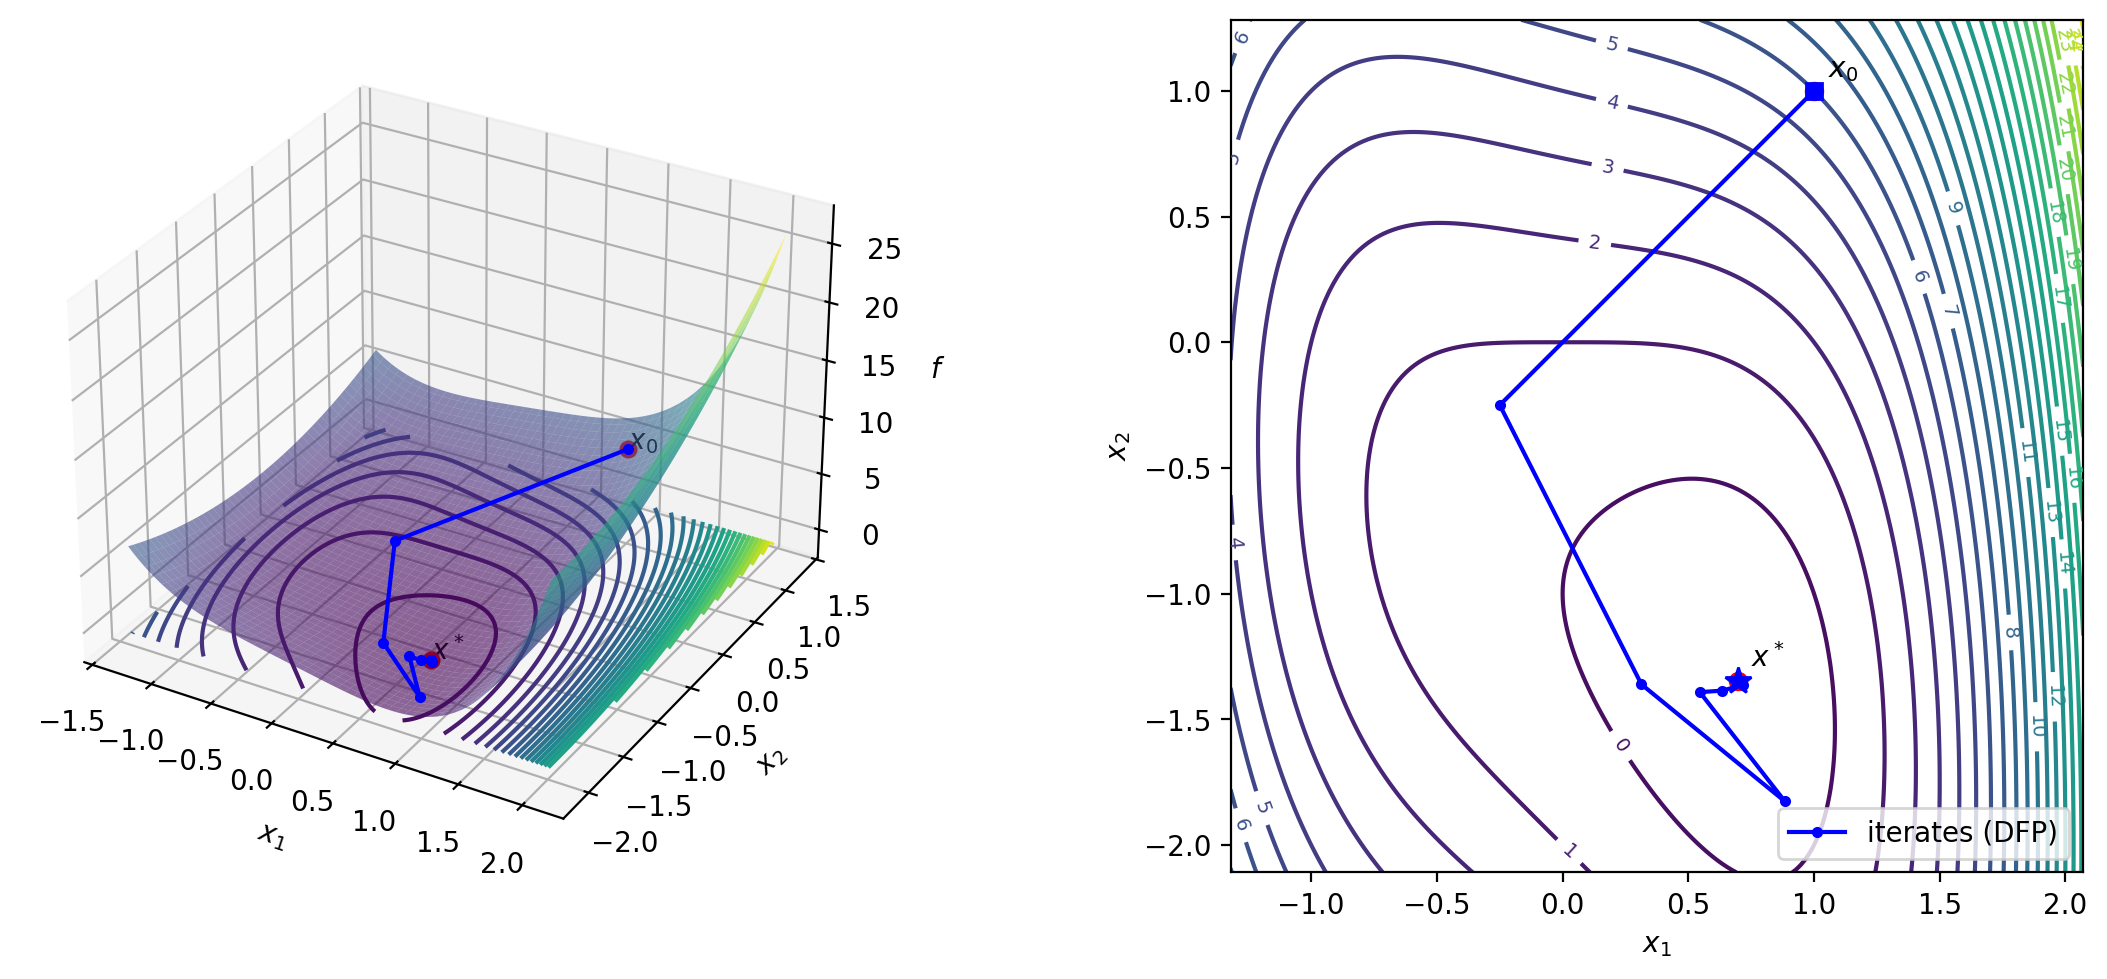

This chart was generated by the following Python code:
import numpy as np
from wolfe import weak_wolfe

def quasi_newton(f, df, x0, H0, epsilon, k, debug: bool = False, collect: bool = False):
    """
    [INPUT]
    f: function to optimize
    df: gradient of f
    x0: starting point
    H0: initial positive defined maxtrix on sucession Hk
    epsilon: positive threshold to say that xk had converged to an stationary point
    k: maximum number of iterations
    debug: show steps of computation
    collect: collect point of sucession {xk}

    [OUTPUT]
    converged: is 1 if the sucession xk converged to the stationary point ||df(xk)|| < epsilon, otherwise 0
    x1: if converged=1 xk is stationary point, else xk is last point in sucession
    x_list: list of point in sucession (collected only when collect=True)
    """

    # NOTATION: g0 = g(xk), g1 = g(xk+1), similar for other objects like H, if index is not necesary just keep name of variable (e.g. we use s instead of sk)

    x_star = np.array([0.695884, -1.347942]) # only to demostrate that ||xk+1 - x*|| / ||xk - x*|| -> 0
    x_list = x0
    g0 = df(x0)
    while k > 0:
        if np.linalg.norm(g0) < epsilon:
            return x0, 1, x_list
        p = -H0@g0
        alpha = weak_wolfe(f, df, x0, p, g0, alpha=1, c1=1e-4, c2=0.9)
        s = alpha*p; x1 = x0 +s; g1 = df(x1); y=g1-g0

        if s@y <= 0: H1 = H0
        else: # DFP
            vs = s.reshape(-1, 1)
            vy = y.reshape(-1, 1)
            H1 = H0 + vs@vs.T/(s@y) - H0@vy @ vy.T@H0/(y.T@H0@y)

        if debug:
            print(f"[k={k}] x0={x0}, x1={x1}, f(x1)={f(x1)}, ||g1||={np.linalg.norm(g1)}, alpha={alpha}, s@y={s@y}, e={np.linalg.norm(x1-x_star)/np.linalg.norm(x0-x_star)}")
            print()

        x0 = x1
        H0 = H1
        g0 = g1

        if collect: x_list = np.vstack([x_list, x0])
        k -= 1

    return x0, 0, x_list


if __name__=="__main__":
    def f(x): return x[0]**4 +x[0]*x[1] + (1+x[1])**2
    def df(x): return np.array([4*x[0]**3+x[1], x[0] + 2*(1+x[1])])

    H0 = np.identity(2)
    x0 = np.array([1, 1])

    x1, converged, x_list = quasi_newton(f, df, x0, H0, epsilon=1e-6, k=10, debug=True, collect=True)


    print(x1, converged)

    ## PLOT
    import matplotlib.pyplot as plt

    x_star = np.array([0.695884, -1.347942])

    # Square neighborhood containing all iterates and x*
    P = np.vstack([x_list, x_star])
    c = (P.min(axis=0) + P.max(axis=0)) / 2
    r = 0.6 * (P.max(axis=0) - P.min(axis=0)).max()
    u = np.linspace(c[0]-r, c[0]+r, 200)
    v = np.linspace(c[1]-r, c[1]+r, 200)
    U, V = np.meshgrid(u, v)
    Z = f(np.array([U, V]))

    pts = {'$x_0$': x_list[0], '$x^*$': x_star}

    fig = plt.figure(figsize=(12, 5))

    # 3D surface + iterates
    ax = fig.add_subplot(1, 2, 1, projection='3d')
    ax.plot_surface(U, V, Z, cmap='viridis', alpha=0.6)
    ax.contour(U, V, Z, levels=30, offset=Z.min(), cmap='viridis')
    for lab, p in pts.items():
        ax.scatter(*p, f(p), color='red', s=30)
        ax.text(*p, f(p), lab)
    ax.plot(x_list[:, 0], x_list[:, 1], f(x_list.T), 'b.-', lw=1.5, zorder=10)
    ax.set_xlabel('$x_1$'); ax.set_ylabel('$x_2$'); ax.set_zlabel('$f$')

    # Level curves + iterates
    ax2 = fig.add_subplot(1, 2, 2)
    cs = ax2.contour(U, V, Z, levels=30, cmap='viridis')
    ax2.clabel(cs, fontsize=7)
    for lab, p in pts.items():
        ax2.plot(*p, 'ro')
        ax2.annotate(lab, p, textcoords='offset points', xytext=(5, 5))
    ax2.plot(x_list[:, 0], x_list[:, 1], 'b.-', lw=1.5, ms=6, label='iterates (DFP)')
    ax2.plot(*x_list[0], 'bs')
    ax2.plot(*x_list[-1], 'b*', ms=10)
    ax2.set_xlim(u[0], u[-1]); ax2.set_ylim(v[0], v[-1])
    ax2.set_aspect('equal')
    ax2.set_xlabel('$x_1$'); ax2.set_ylabel('$x_2$')
    ax2.legend()

    plt.tight_layout()
    plt.savefig("quasi_newton.png", dpi=200, bbox_inches='tight')
    plt.show()
